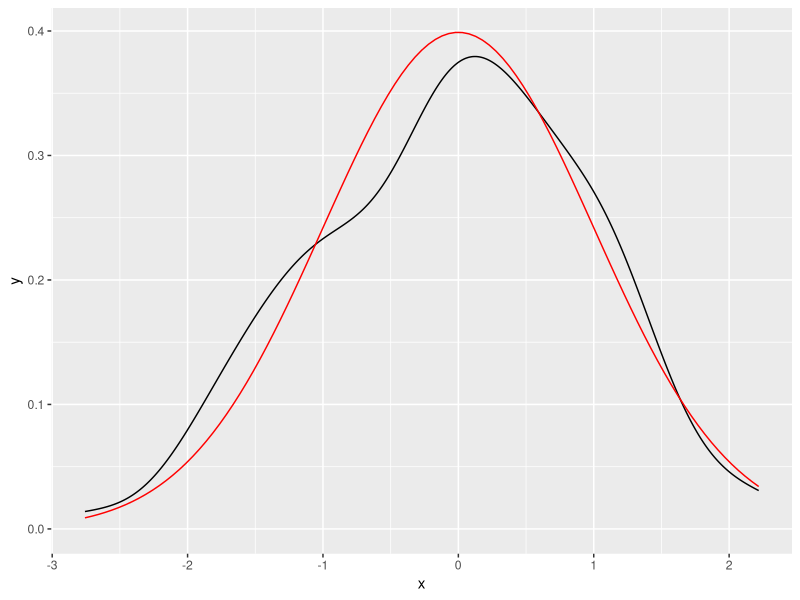
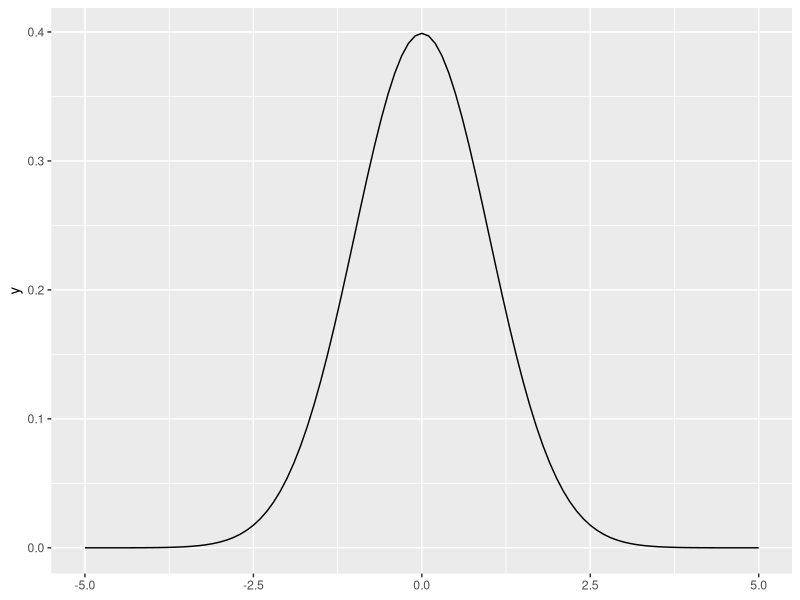
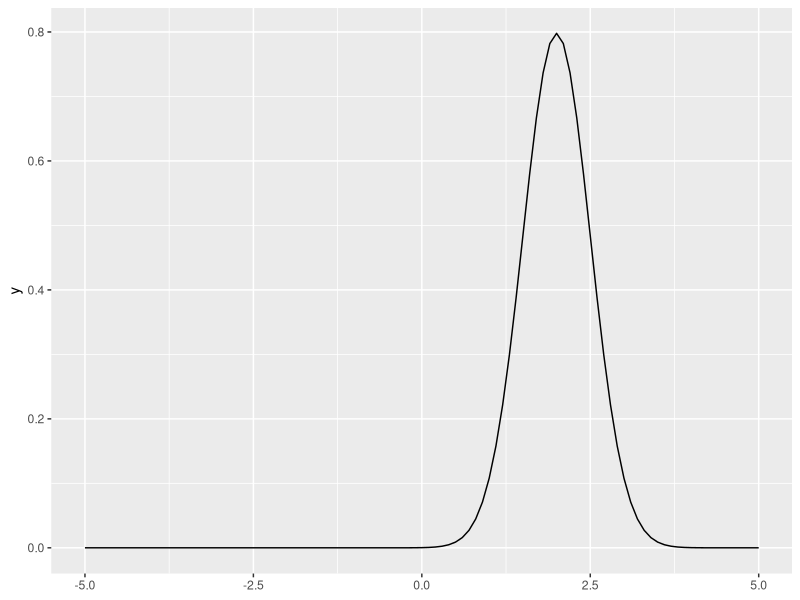
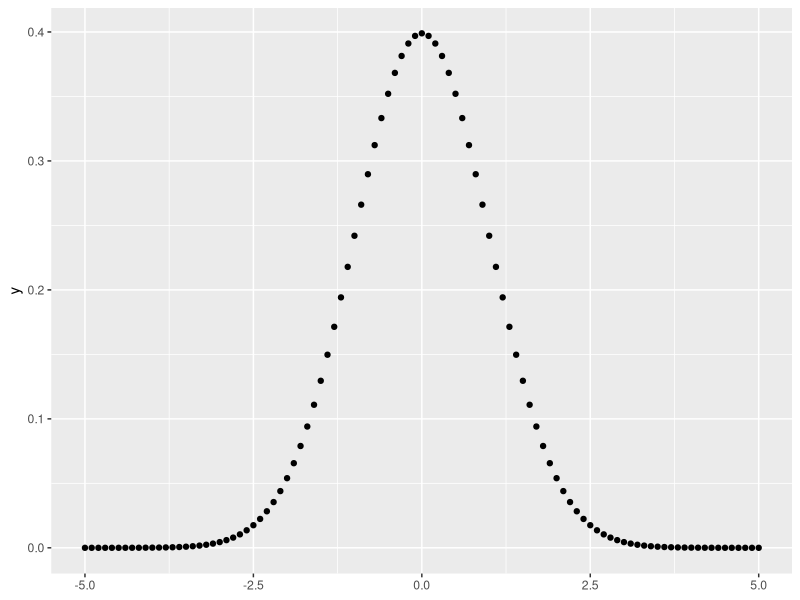
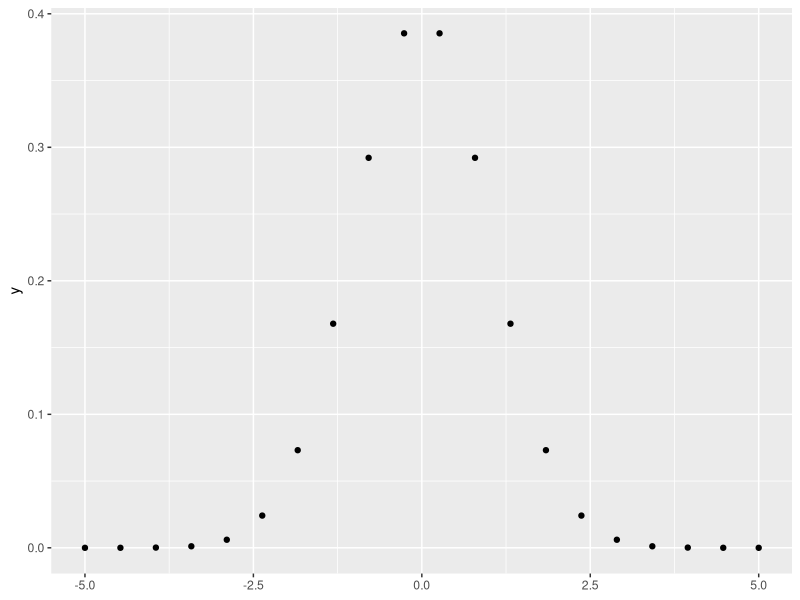
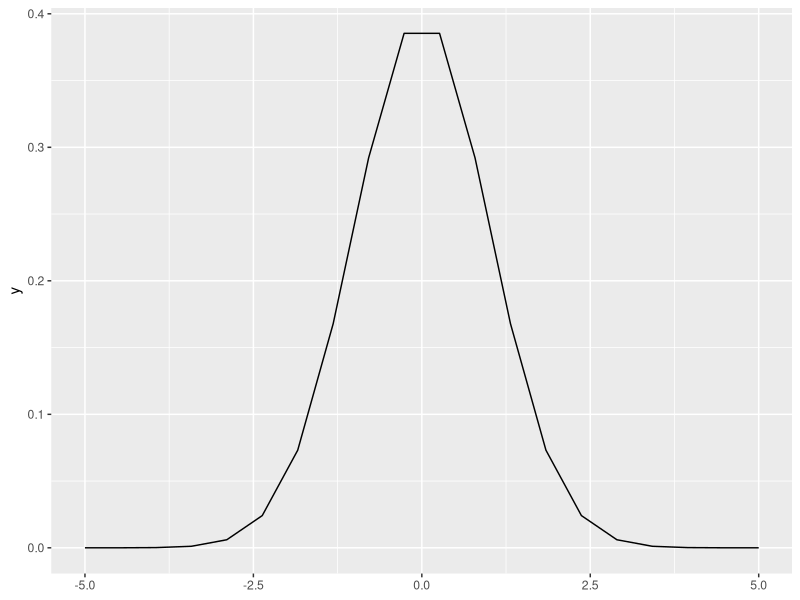
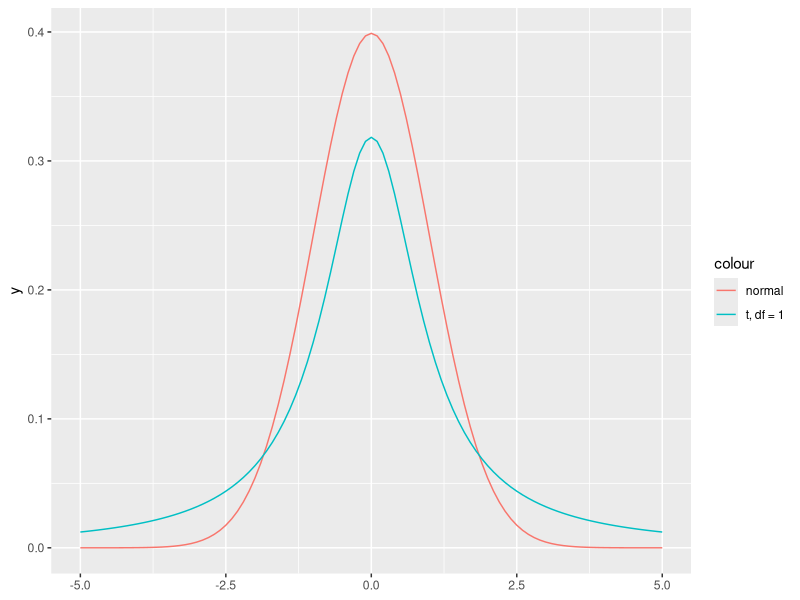
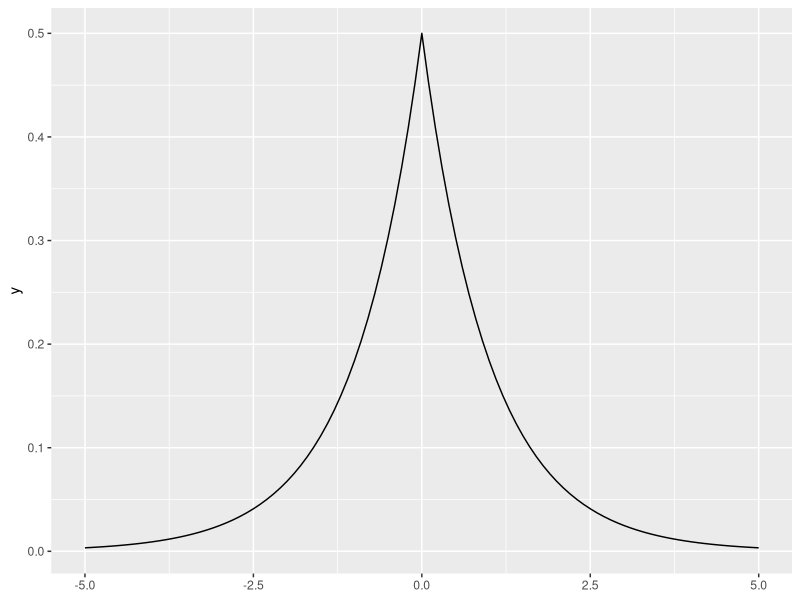

The R script that drew these images, in order:
library(ggplot2)


### Name: geom_function
### Title: Draw a function as a continuous curve
### Aliases: geom_function stat_function

### ** Examples


# geom_function() is useful for overlaying functions
set.seed(1492)
ggplot(data.frame(x = rnorm(100)), aes(x)) +
  geom_density() +
  geom_function(fun = dnorm, colour = "red")

# To plot functions without data, specify range of x-axis
base <-
  ggplot() +
  xlim(-5, 5)

base + geom_function(fun = dnorm)

base + geom_function(fun = dnorm, args = list(mean = 2, sd = .5))

# The underlying mechanics evaluate the function at discrete points
# and connect the points with lines
base + stat_function(fun = dnorm, geom = "point")

base + stat_function(fun = dnorm, geom = "point", n = 20)

base + geom_function(fun = dnorm, n = 20)

# Two functions on the same plot
base +
  geom_function(aes(colour = "normal"), fun = dnorm) +
  geom_function(aes(colour = "t, df = 1"), fun = dt, args = list(df = 1))

# Using a custom anonymous function
base + geom_function(fun = function(x) 0.5*exp(-abs(x)))

base + geom_function(fun = ~ 0.5*exp(-abs(.x)))

# Using a custom named function
f <- function(x) 0.5*exp(-abs(x))

base + geom_function(fun = f)




